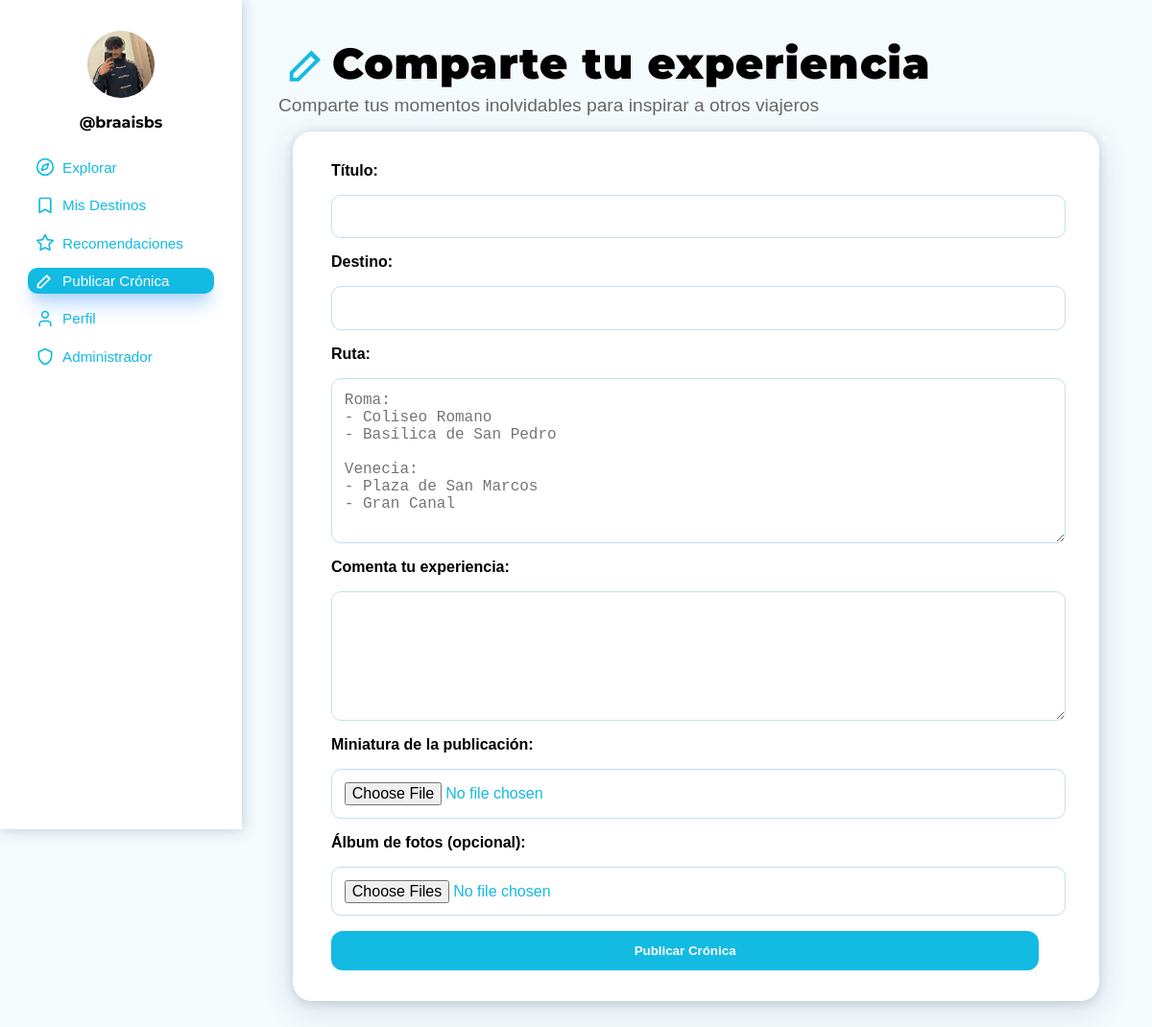
The page /admin-publicarcronica.php (signed in) on the database its author committed.
### tables this page shows
CREATE TABLE `usuario` (
  `id_usuario` int(11) NOT NULL,
  `nombre_usuario` varchar(100) NOT NULL,
  `nombre` varchar(100) NOT NULL,
  `apellido1` varchar(100) NOT NULL,
  `correo` varchar(150) NOT NULL,
  `contrasena` varchar(255) NOT NULL,
  `rol` enum('administrador','explorador','normal') NOT NULL DEFAULT 'normal',
  `foto_perfil` varchar(500) DEFAULT 'imagenes/NoUser.png',
  `descripcion` text DEFAULT NULL,
  `ubicacion` varchar(200) DEFAULT NULL,
  `paises_visitados` int(11) DEFAULT 0,
  `num_publicaciones` int(11) DEFAULT 0,
  `fecha_registro` timestamp NOT NULL DEFAULT current_timestamp()
);

### admin-publicarcronica.php (the view, shortened to what this page needs)
<?php
$servidor   = "localhost";
$usuario_bd = "root";
$password_bd = "";
$nombre_bd  = "portal_viajes";
try {
    $pdo = new PDO("mysql:host=$servidor;dbname=$nombre_bd;charset=utf8mb4", $usuario_bd, $password_bd);
    $pdo->setAttribute(PDO::ATTR_ERRMODE, PDO::ERRMODE_EXCEPTION);
    $id_usuario = $_SESSION['usuario_id'];
    $stmt_usuario = $pdo->prepare("SELECT * FROM usuario WHERE id_usuario = ? LIMIT 1");
    $stmt_usuario->execute([$id_usuario]);
    $usuario = $stmt_usuario->fetch(PDO::FETCH_ASSOC);
} catch (PDOException $e) {
    $error = "Error de conexión: " . $e->getMessage();
}
?>
<!DOCTYPE html>
<html lang="es">
<head>
    <link rel="stylesheet" href="estilo.css" />
</head>
<body>
    <div class="estructura">
        <main>
            <header class="caja-encabezado-principal">
                <h1 class="encabezado-principal seccion-publicarcronica">Comparte tu experiencia</h1>
                <p class="subtitulo-principal">Comparte tus momentos inolvidables para inspirar a otros viajeros</p>
            </header>
            <div class="caja-principal formulario-publicacion">
                <form action="<?php echo $_SERVER['PHP_SELF']; ?>" method="post" enctype="multipart/form-data">
                    <label for="titulo">Título:</label>
                    <input type="text" id="titulo" name="titulo" value="<?php echo isset($_POST['titulo']) ? htmlspecialchars($_POST['titulo']) : ''; ?>" required>
                    <label for="destino">Destino:</label>
                    <input type="text" id="destino" name="destino" value="<?php echo isset($_POST['destino']) ? htmlspecialchars($_POST['destino']) : ''; ?>" required>
                    <label for="ruta">Ruta:</label>
                    <textarea id="ruta" name="ruta" rows="8" placeholder="Roma:
- Coliseo Romano
- Basílica de San Pedro
Venecia:
- Plaza de San Marcos
- Gran Canal" required><?php echo isset($_POST['ruta']) ? htmlspecialchars($_POST['ruta']) : ''; ?></textarea>
                    <label for="descripcion">Comenta tu experiencia:</label>
                    <textarea id="descripcion" name="descripcion" rows="6" required><?php echo isset($_POST['descripcion']) ? htmlspecialchars($_POST['descripcion']) : ''; ?></textarea>
                    <label for="miniatura">Miniatura de la publicación:</label>
                    <input type="file" id="miniatura" name="miniatura" accept="image/*" required>
                    <label for="imagenes">Álbum de fotos (opcional):</label>
                    <input type="file" id="imagenes" name="imagenes[]" multiple accept="image/*">
                    <button type="submit" class="boton-publicar">Publicar Crónica</button>
                </form>
            </div>
        </main>
        <aside>
            <?php if (!empty($usuario)): ?>
                <img class="foto-perfil"
                     src="<?php echo htmlspecialchars($usuario['foto_perfil'] ?: 'imagenes/NoUser.png'); ?>"
                     alt="Imagen de perfil" />
                <h3 class="nombre-usuario">
                    @<?php echo htmlspecialchars(trim($usuario['nombre_usuario'])); ?>
                </h3>
            <?php else: ?>
                <img class="foto-perfil" src="imagenes/NoUser.png" alt="Imagen de perfil" />
                <h3 class="nombre-usuario">@Usuario</h3>
            <?php endif; ?>
            <nav class="menu-principal">
                <div class="grupo-menu">
                    <a href="admin-explorar.php" class="enlace-menu explorar">Explorar</a>
                    <a href="admin-misdestinos.php" class="enlace-menu mis-destinos">Mis Destinos</a>
                    <a href="admin-recomendaciones.php" class="enlace-menu recomendaciones">Recomendaciones</a>
                    <a href="<?php echo $_SERVER['PHP_SELF']; ?>" class="enlace-menu activo publicar-cronica">Publicar Crónica</a>
                    <a href="admin-perfil.php" class="enlace-menu perfil">Perfil</a>
                    <a href="admin-pendiente.php" class="enlace-menu administrador">Administrador</a>
                </div>
            </nav>
        </aside>
    </div>
</body>
</html>

### estilo.css (style rules this page uses)
:root { --color-azul: #13bae2; --color-fondo-general: #f4fbfd; --color-letra-negra: #000000; --color-letra-gris: #666666; }
html, body { max-width: 100vw; overflow-x: hidden; }
h1, h2, h3, h4, h5, h6 { font-family: 'Montserrat', Arial, sans-serif; margin: 0; color: var(--color-letra-negra); }
h1.encabezado-principal { font-size: 2.8rem; font-weight: 900; line-height: 1.17; letter-spacing: 0.02em; padding-right: 4.2rem; padding-left: 3.5rem; }
h3.nombre-usuario { font-size: 1rem; margin: 0 0 1.5rem 0; color: var(--color-letra-negra); }
p.subtitulo-principal { font-size: 1.2rem; color: var(--color-letra-gris); margin: 0.4rem 0 0 0; padding-right: 3.2rem; }
body { margin: 0; font-family: Arial, sans-serif; background: var(--color-fondo-general); color: var(--color-azul); }
.estructura { display: flex; min-height: 100vh; }
aside { position: fixed; top: 0; left: 0; width: 220px; height: 100vh; background: #fff; box-shadow: 0 0 14px rgba(0,50,100,0.25); padding: 2rem 1rem; display: flex; flex-direction: column; align-items: center; }
.foto-perfil { width: 70px; height: 70px; border-radius: 50%; object-fit: cover; margin-bottom: 1rem; background: #e1eaf2; }
.enlace-menu { display: flex; align-items: center; color: var(--color-azul); text-decoration: none; padding: 0.3rem 2rem 0.3rem 36px; border-radius: 10px; margin-bottom: 0.8rem; font-size: 0.95rem; position: relative; }
.enlace-menu::before { content: ""; position: absolute; left: 8px; width: 20px; height: 20px; background-repeat: no-repeat; background-size: contain; background-position: center; }
.activo { background: var(--color-azul); color: #fff; box-shadow: 0 15px 20px -5px rgba(147, 197, 253, 0.7), 0 8px 12px -6px rgba(147, 197, 253, 0.65); }
.activo::before { filter: brightness(0) invert(1); }
main { align-items: center; margin-left: 250px; flex: 1; padding: 2.5rem 0; display: flex; flex-direction: column; align-items: flex-start; }
.caja-encabezado-principal { text-align: left; margin-bottom: 1rem; width: 100%; padding: 0 2.5rem; }
.encabezado-principal { font-family: 'Montserrat', Arial, sans-serif; font-size: 2.5rem; font-weight: 700; line-height: 1.17; letter-spacing: 0.02em; margin: 0; color: var(--color-letra-negra); }
.subtitulo-principal { font-size: 1rem; color: var(--color-letra-gris); margin: 0.2rem 0 0 0; }
.caja-principal { position: relative; align-self: center; background: var(--color-fondo-blanco, #fff); border-radius: 20px; box-shadow: 0 1.5px 8px 0 rgba(56,137,180,0.11), 0 9px 32px 0 rgba(48,70,100,0.15), 0 1.5px 10px 2px rgba(48,70,100,0.08); padding: 2rem 2.5rem; width: 80%; max-width: 1100px; min-width: 320px; margin: 0 auto 3rem auto; }
h1.encabezado-principal.seccion-publicarcronica::before { content: ""; display: inline-block; vertical-align: middle; position: absolute; width: 45px; height: 45px; left: 0.5rem; top: 50%; transform: translateY(-50%); background-size: contain; background-position: center; }
h1.encabezado-principal.seccion-publicarcronica { position: relative; }
.formulario-publicacion form { width: 97%; display: flex; flex-direction: column; gap: 1rem; }
.formulario-publicacion label { font-weight: bold; color: var(--color-letra-negra); }
.formulario-publicacion input[type="text"], .formulario-publicacion textarea, .formulario-publicacion input[type="file"] { width: 100%; padding: 0.8rem; border-radius: 10px; border: 1px solid #c2e1ec; font-size: 1rem; }
.boton-publicar { background: var(--color-azul); color: white; border: none; border-radius: 12px; padding: 0.8rem 1rem; font-weight: bold; cursor: pointer; transition: background 0.3s; }
.nombre-usuario { position: relative; font-size: 2rem; font-weight: bold; z-index: 20; color: #000000; margin-top: 4.5rem; margin-bottom: 10px; display: flex; align-items: center; gap: 1rem; flex-wrap: wrap; }

### rows shown on the page
usuario: foto_perfil (picture), nombre_usuario "braaisbs"
